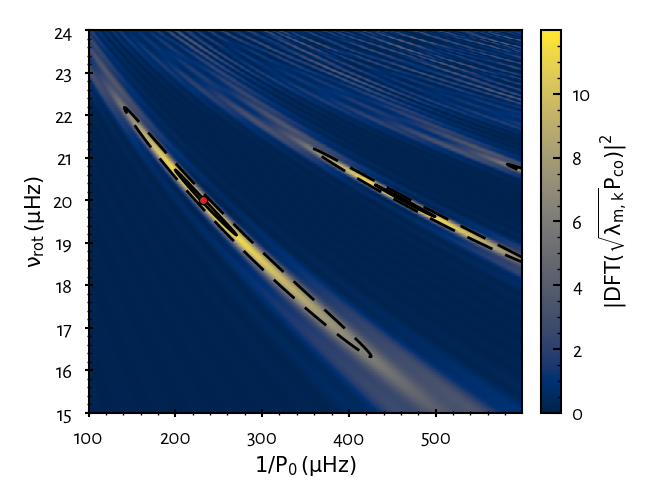

This chart was generated by the following Python code:
import morse as ms
import numpy as np
import matplotlib.pyplot as plt

m = -1
k = 0
P0 = 4320
nurot = 20

# Generate a synthetic spectrum
spectrum = ms.Spectrum()
spectrum.generate(m,k,nurot,P0,nmin=19,nmax=30)

# Parameter space to explore
nurot_vect = np.linspace(15,24,500)
f0_vect = np.arange(100,600,0.1)

# Compute IDMap
idmap = ms.IDMap(spectrum,m,k,nurot_vect,f0_vect)

# Plot IDMap
idmap.plot()
plt.plot(1e6/idmap.buoyancy_radius,idmap.nurot,'o',c='tab:red',mec='k') # Max of PSD
plt.savefig('IllusIDMap.png')
